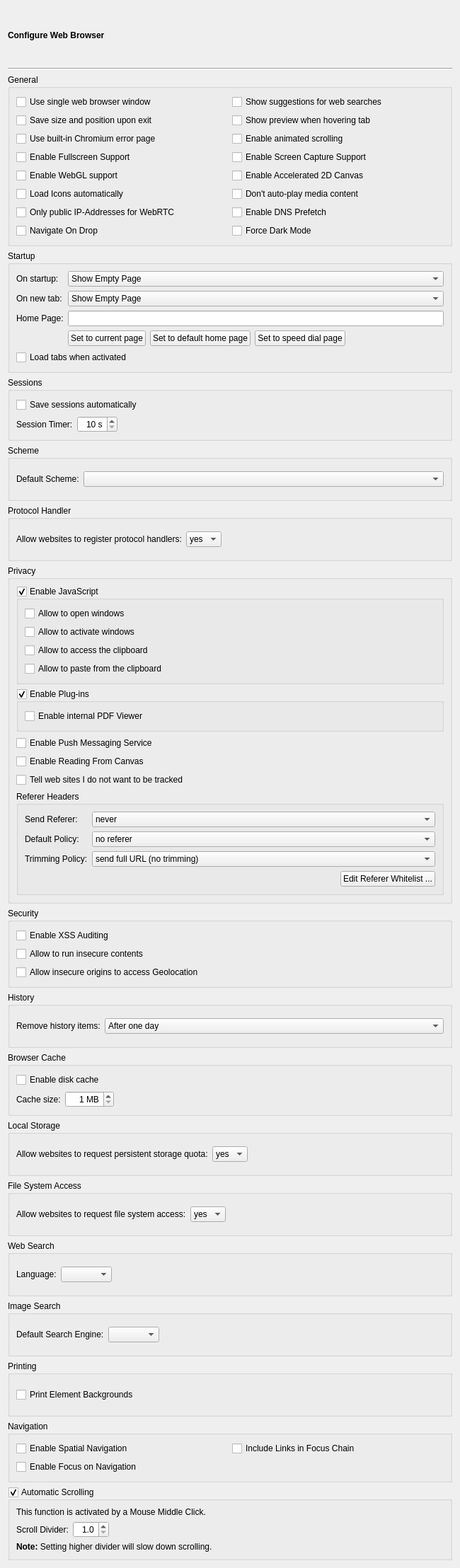
<?xml version="1.0" encoding="UTF-8"?>
<ui version="4.0">
 <class>WebBrowserPage</class>
 <widget class="QWidget" name="WebBrowserPage">
  <property name="geometry">
   <rect>
    <x>0</x>
    <y>0</y>
    <width>650</width>
    <height>2216</height>
   </rect>
  </property>
  <layout class="QVBoxLayout" name="verticalLayout_6">
   <item>
    <widget class="QLabel" name="headerLabel">
     <property name="text">
      <string>&lt;b&gt;Configure Web Browser&lt;/b&gt;</string>
     </property>
    </widget>
   </item>
   <item>
    <widget class="Line" name="line17">
     <property name="frameShape">
      <enum>QFrame::HLine</enum>
     </property>
     <property name="frameShadow">
      <enum>QFrame::Sunken</enum>
     </property>
     <property name="orientation">
      <enum>Qt::Horizontal</enum>
     </property>
    </widget>
   </item>
   <item>
    <widget class="QGroupBox" name="groupBox_4">
     <property name="title">
      <string>General</string>
     </property>
     <layout class="QGridLayout" name="gridLayout_5">
      <item row="1" column="0">
       <widget class="QCheckBox" name="saveGeometryCheckBox">
        <property name="toolTip">
         <string>Select to save the window size and position</string>
        </property>
        <property name="text">
         <string>Save size and position upon exit</string>
        </property>
       </widget>
      </item>
      <item row="3" column="1">
       <widget class="QCheckBox" name="screenCaptureCheckBox">
        <property name="toolTip">
         <string>Select to enable screen capture support</string>
        </property>
        <property name="text">
         <string>Enable Screen Capture Support</string>
        </property>
       </widget>
      </item>
      <item row="0" column="0">
       <widget class="QCheckBox" name="singleHelpWindowCheckBox">
        <property name="toolTip">
         <string>Select to use a single web browser window only</string>
        </property>
        <property name="text">
         <string>Use single web browser window</string>
        </property>
       </widget>
      </item>
      <item row="6" column="1">
       <widget class="QCheckBox" name="dnsPrefetchCheckBox">
        <property name="toolTip">
         <string>Select to try to pre-fetch DNS entries to speed up browsing</string>
        </property>
        <property name="text">
         <string>Enable DNS Prefetch</string>
        </property>
       </widget>
      </item>
      <item row="3" column="0">
       <widget class="QCheckBox" name="fullscreenCheckBox">
        <property name="toolTip">
         <string>Select to enable fullscreen support</string>
        </property>
        <property name="text">
         <string>Enable Fullscreen Support</string>
        </property>
       </widget>
      </item>
      <item row="6" column="0">
       <widget class="QCheckBox" name="webRtcPublicOnlyCheckBox">
        <property name="toolTip">
         <string>Select to limit WebRTC to public IP addresses only</string>
        </property>
        <property name="text">
         <string>Only public IP-Addresses for WebRTC</string>
        </property>
       </widget>
      </item>
      <item row="4" column="0">
       <widget class="QCheckBox" name="webGLCheckBox">
        <property name="toolTip">
         <string>Select to enable support for WebGL</string>
        </property>
        <property name="text">
         <string>Enable WebGL support</string>
        </property>
       </widget>
      </item>
      <item row="4" column="1">
       <widget class="QCheckBox" name="accelerated2dCanvasCheckBox">
        <property name="toolTip">
         <string>Select to enable support for accelerated 2D canvas using OpenGL</string>
        </property>
        <property name="text">
         <string>Enable Accelerated 2D Canvas</string>
        </property>
       </widget>
      </item>
      <item row="0" column="1">
       <widget class="QCheckBox" name="webSuggestionsCheckBox">
        <property name="toolTip">
         <string>Select to enable suggestions for web searches</string>
        </property>
        <property name="text">
         <string>Show suggestions for web searches</string>
        </property>
       </widget>
      </item>
      <item row="5" column="1">
       <widget class="QCheckBox" name="autoplayMediaCheckBox">
        <property name="toolTip">
         <string>Select, to inhibit playback of media content until the user interacts with the page</string>
        </property>
        <property name="text">
         <string>Don't auto-play media content</string>
        </property>
       </widget>
      </item>
      <item row="5" column="0">
       <widget class="QCheckBox" name="autoloadIconsCheckBox">
        <property name="toolTip">
         <string>Select to load web site icons automatically</string>
        </property>
        <property name="text">
         <string>Load Icons automatically</string>
        </property>
       </widget>
      </item>
      <item row="2" column="0">
       <widget class="QCheckBox" name="errorPageCheckBox">
        <property name="toolTip">
         <string>Select to enable displaying the built-in Chromium error pages.</string>
        </property>
        <property name="text">
         <string>Use built-in Chromium error page</string>
        </property>
       </widget>
      </item>
      <item row="1" column="1">
       <widget class="QCheckBox" name="showTabPreviews">
        <property name="toolTip">
         <string>Select to show a page preview when the mouse hovers over the tab</string>
        </property>
        <property name="text">
         <string>Show preview when hovering tab</string>
        </property>
       </widget>
      </item>
      <item row="2" column="1">
       <widget class="QCheckBox" name="scrollingCheckBox">
        <property name="toolTip">
         <string>Select to activate animated scrolling</string>
        </property>
        <property name="text">
         <string>Enable animated scrolling</string>
        </property>
       </widget>
      </item>
      <item row="7" column="0">
       <widget class="QCheckBox" name="navigateOnDropCheckBox">
        <property name="toolTip">
         <string>Select to enable navigation by dropping URLs on a view.</string>
        </property>
        <property name="text">
         <string>Navigate On Drop</string>
        </property>
       </widget>
      </item>
      <item row="7" column="1">
       <widget class="QCheckBox" name="forceDarkModeCheckBox">
        <property name="toolTip">
         <string>Select to render all web contents using a dark theme.</string>
        </property>
        <property name="text">
         <string>Force Dark Mode</string>
        </property>
       </widget>
      </item>
     </layout>
    </widget>
   </item>
   <item>
    <widget class="QGroupBox" name="startupGroupBox">
     <property name="title">
      <string>Startup</string>
     </property>
     <layout class="QGridLayout" name="gridLayout_3">
      <item row="0" column="0">
       <widget class="QLabel" name="label">
        <property name="text">
         <string>On startup:</string>
        </property>
       </widget>
      </item>
      <item row="0" column="1" colspan="4">
       <widget class="QComboBox" name="startupCombo">
        <property name="toolTip">
         <string>Select the startup behavior</string>
        </property>
        <item>
         <property name="text">
          <string>Show Empty Page</string>
         </property>
        </item>
        <item>
         <property name="text">
          <string>Show Home Page</string>
         </property>
        </item>
        <item>
         <property name="text">
          <string>Show Speed Dial</string>
         </property>
        </item>
        <item>
         <property name="text">
          <string>Restore Session</string>
         </property>
        </item>
        <item>
         <property name="text">
          <string>Select Session</string>
         </property>
        </item>
       </widget>
      </item>
      <item row="1" column="0">
       <widget class="QLabel" name="label_12">
        <property name="text">
         <string>On new tab:</string>
        </property>
       </widget>
      </item>
      <item row="1" column="1" colspan="4">
       <widget class="QComboBox" name="newTabCombo">
        <property name="toolTip">
         <string>Select the behavior of new tabs</string>
        </property>
        <item>
         <property name="text">
          <string>Show Empty Page</string>
         </property>
        </item>
        <item>
         <property name="text">
          <string>Show Home Page</string>
         </property>
        </item>
        <item>
         <property name="text">
          <string>Show Speed Dial</string>
         </property>
        </item>
       </widget>
      </item>
      <item row="2" column="0">
       <widget class="QLabel" name="homePageLabel">
        <property name="text">
         <string>Home Page:</string>
        </property>
       </widget>
      </item>
      <item row="2" column="1" colspan="4">
       <widget class="QLineEdit" name="homePageEdit">
        <property name="toolTip">
         <string>Enter the desired home page</string>
        </property>
       </widget>
      </item>
      <item row="3" column="1">
       <widget class="QPushButton" name="setCurrentPageButton">
        <property name="toolTip">
         <string>Press to set the current page as the home page</string>
        </property>
        <property name="text">
         <string>Set to current page</string>
        </property>
       </widget>
      </item>
      <item row="3" column="2">
       <widget class="QPushButton" name="defaultHomeButton">
        <property name="toolTip">
         <string>Press to set the default home page</string>
        </property>
        <property name="text">
         <string>Set to default home page</string>
        </property>
       </widget>
      </item>
      <item row="3" column="3">
       <widget class="QPushButton" name="setSpeedDialPageButton">
        <property name="toolTip">
         <string>Press to set the speed dial as the home page</string>
        </property>
        <property name="text">
         <string>Set to speed dial page</string>
        </property>
       </widget>
      </item>
      <item row="3" column="4">
       <spacer name="horizontalSpacer_2">
        <property name="orientation">
         <enum>Qt::Horizontal</enum>
        </property>
        <property name="sizeHint" stdset="0">
         <size>
          <width>160</width>
          <height>20</height>
         </size>
        </property>
       </spacer>
      </item>
      <item row="4" column="0" colspan="5">
       <widget class="QCheckBox" name="loadTabOnActivationCheckBox">
        <property name="toolTip">
         <string>Select to load restored tabs when they are activated</string>
        </property>
        <property name="text">
         <string>Load tabs when activated</string>
        </property>
       </widget>
      </item>
     </layout>
     <zorder>label</zorder>
     <zorder>startupCombo</zorder>
     <zorder>homePageLabel</zorder>
     <zorder>homePageEdit</zorder>
     <zorder>setCurrentPageButton</zorder>
     <zorder>defaultHomeButton</zorder>
     <zorder>label_12</zorder>
     <zorder>newTabCombo</zorder>
     <zorder>loadTabOnActivationCheckBox</zorder>
     <zorder>setSpeedDialPageButton</zorder>
    </widget>
   </item>
   <item>
    <widget class="QGroupBox" name="groupBox_8">
     <property name="title">
      <string>Sessions</string>
     </property>
     <layout class="QGridLayout" name="gridLayout_6">
      <item row="0" column="0" colspan="3">
       <widget class="QCheckBox" name="saveSessionCheckBox">
        <property name="toolTip">
         <string>Select to save sessions automatically</string>
        </property>
        <property name="text">
         <string>Save sessions automatically</string>
        </property>
       </widget>
      </item>
      <item row="1" column="0">
       <widget class="QLabel" name="label_13">
        <property name="text">
         <string>Session Timer:</string>
        </property>
       </widget>
      </item>
      <item row="1" column="1">
       <widget class="QSpinBox" name="sessionTimerSpinBox">
        <property name="toolTip">
         <string>Enter the time to save sessions</string>
        </property>
        <property name="alignment">
         <set>Qt::AlignRight|Qt::AlignTrailing|Qt::AlignVCenter</set>
        </property>
        <property name="suffix">
         <string> s</string>
        </property>
        <property name="minimum">
         <number>10</number>
        </property>
        <property name="maximum">
         <number>180</number>
        </property>
        <property name="singleStep">
         <number>1</number>
        </property>
       </widget>
      </item>
      <item row="1" column="2">
       <spacer name="horizontalSpacer_8">
        <property name="orientation">
         <enum>Qt::Horizontal</enum>
        </property>
        <property name="sizeHint" stdset="0">
         <size>
          <width>443</width>
          <height>20</height>
         </size>
        </property>
       </spacer>
      </item>
     </layout>
    </widget>
   </item>
   <item>
    <widget class="QGroupBox" name="groupBox_2">
     <property name="title">
      <string>Scheme</string>
     </property>
     <layout class="QGridLayout" name="gridLayout_4">
      <item row="0" column="0">
       <widget class="QLabel" name="label_3">
        <property name="text">
         <string>Default Scheme:</string>
        </property>
       </widget>
      </item>
      <item row="0" column="1">
       <widget class="QComboBox" name="defaultSchemeCombo">
        <property name="sizePolicy">
         <sizepolicy hsizetype="Expanding" vsizetype="Fixed">
          <horstretch>0</horstretch>
          <verstretch>0</verstretch>
         </sizepolicy>
        </property>
        <property name="toolTip">
         <string>Select the default scheme</string>
        </property>
        <property name="whatsThis">
         <string>&lt;b&gt;Default Scheme&lt;/b&gt;&lt;p&gt;Select the default scheme. This scheme is prepended to URLs, that don't contain one.&lt;/p&gt;</string>
        </property>
        <property name="editable">
         <bool>false</bool>
        </property>
       </widget>
      </item>
     </layout>
    </widget>
   </item>
   <item>
    <widget class="QGroupBox" name="groupBox_11">
     <property name="title">
      <string>Protocol Handler</string>
     </property>
     <layout class="QHBoxLayout" name="horizontalLayout_8">
      <item>
       <widget class="QLabel" name="label_18">
        <property name="text">
         <string>Allow websites to register protocol handlers:</string>
        </property>
       </widget>
      </item>
      <item>
       <widget class="QComboBox" name="protocolHandlerComboBox">
        <property name="toolTip">
         <string>Select how to allow websites to register protocol handlers via &quot;navigator.registerProtocolHandler&quot;</string>
        </property>
        <item>
         <property name="text">
          <string>yes</string>
         </property>
        </item>
        <item>
         <property name="text">
          <string>no</string>
         </property>
        </item>
        <item>
         <property name="text">
          <string>ask</string>
         </property>
        </item>
       </widget>
      </item>
      <item>
       <spacer name="horizontalSpacer_9">
        <property name="orientation">
         <enum>Qt::Horizontal</enum>
        </property>
        <property name="sizeHint" stdset="0">
         <size>
          <width>272</width>
          <height>20</height>
         </size>
        </property>
       </spacer>
      </item>
     </layout>
    </widget>
   </item>
   <item>
    <widget class="QGroupBox" name="privacyGroup">
     <property name="title">
      <string>Privacy</string>
     </property>
     <layout class="QVBoxLayout" name="verticalLayout_5">
      <item>
       <widget class="QGroupBox" name="javaScriptGroup">
        <property name="toolTip">
         <string>Select to enable JavaScript support</string>
        </property>
        <property name="title">
         <string>Enable JavaScript</string>
        </property>
        <property name="checkable">
         <bool>true</bool>
        </property>
        <layout class="QVBoxLayout" name="verticalLayout_2">
         <item>
          <widget class="QCheckBox" name="jsOpenWindowsCheckBox">
           <property name="toolTip">
            <string>Select to allow JavaScript to open windows</string>
           </property>
           <property name="text">
            <string>Allow to open windows</string>
           </property>
          </widget>
         </item>
         <item>
          <widget class="QCheckBox" name="jsActivateWindowsCheckBox">
           <property name="toolTip">
            <string>Select to allow JavaScript to activate windows</string>
           </property>
           <property name="text">
            <string>Allow to activate windows</string>
           </property>
          </widget>
         </item>
         <item>
          <widget class="QCheckBox" name="jsClipboardCheckBox">
           <property name="toolTip">
            <string>Select to allow JavaScript to access the clipboard</string>
           </property>
           <property name="text">
            <string>Allow to access the clipboard</string>
           </property>
          </widget>
         </item>
         <item>
          <widget class="QCheckBox" name="jsPasteCheckBox">
           <property name="toolTip">
            <string>Select to allow JavaScript to paste from the clipboard (this needs access to the clipboard)</string>
           </property>
           <property name="text">
            <string>Allow to paste from the clipboard</string>
           </property>
          </widget>
         </item>
        </layout>
       </widget>
      </item>
      <item>
       <widget class="QGroupBox" name="pluginsGroup">
        <property name="toolTip">
         <string>Select to enable plugins in web pages</string>
        </property>
        <property name="title">
         <string>Enable Plug-ins</string>
        </property>
        <property name="checkable">
         <bool>true</bool>
        </property>
        <layout class="QVBoxLayout" name="verticalLayout_3">
         <item>
          <widget class="QCheckBox" name="pdfViewerCheckBox">
           <property name="toolTip">
            <string>Select to enable the built-in PDF Viewer</string>
           </property>
           <property name="text">
            <string>Enable internal PDF Viewer</string>
           </property>
          </widget>
         </item>
        </layout>
       </widget>
      </item>
      <item>
       <widget class="QCheckBox" name="pushServiceCheckBox">
        <property name="toolTip">
         <string>&lt;p&gt;Select to enable the push messaging service.&lt;/p&gt;
&lt;p&gt;&lt;b&gt;Note:&lt;/b&gt; All push messages will go through the Google push service and its respective servers.&lt;/p&gt;</string>
        </property>
        <property name="text">
         <string>Enable Push Messaging Service</string>
        </property>
       </widget>
      </item>
      <item>
       <widget class="QCheckBox" name="readingFromCanvasCheckBox">
        <property name="toolTip">
         <string>&lt;p&gt;Select to allow reading from all canvas elements.&lt;/p&gt;
&lt;p&gt;&lt;b&gt;Note:&lt;/b&gt; Disable this option to prevent canvas fingerprinting.&lt;/p&gt;</string>
        </property>
        <property name="text">
         <string>Enable Reading From Canvas</string>
        </property>
       </widget>
      </item>
      <item>
       <widget class="QCheckBox" name="doNotTrackCheckBox">
        <property name="toolTip">
         <string>Select to enabled the &quot;Do Not Track&quot; feature</string>
        </property>
        <property name="text">
         <string>Tell web sites I do not want to be tracked</string>
        </property>
       </widget>
      </item>
      <item>
       <widget class="QGroupBox" name="groupBox_9">
        <property name="title">
         <string>Referer Headers</string>
        </property>
        <layout class="QGridLayout" name="gridLayout_7">
         <item row="0" column="0">
          <widget class="QLabel" name="label_14">
           <property name="text">
            <string>Send Referer:</string>
           </property>
          </widget>
         </item>
         <item row="0" column="1">
          <widget class="QComboBox" name="refererSendComboBox">
           <property name="sizePolicy">
            <sizepolicy hsizetype="Expanding" vsizetype="Fixed">
             <horstretch>0</horstretch>
             <verstretch>0</verstretch>
            </sizepolicy>
           </property>
           <property name="toolTip">
            <string>Select when to send a referer header (independent of origin)</string>
           </property>
           <property name="whatsThis">
            <string>&lt;b&gt;Send Referer&lt;/b&gt;
&lt;p&gt;Select, when to send a referer header. This is independent of the requested URL. If a referer header is to be sent, further rules will be applied.&lt;/p&gt;</string>
           </property>
           <item>
            <property name="text">
             <string>never</string>
            </property>
           </item>
           <item>
            <property name="text">
             <string>on click only</string>
            </property>
           </item>
           <item>
            <property name="text">
             <string>always</string>
            </property>
           </item>
          </widget>
         </item>
         <item row="1" column="0">
          <widget class="QLabel" name="label_16">
           <property name="text">
            <string>Default Policy:</string>
           </property>
          </widget>
         </item>
         <item row="1" column="1">
          <widget class="QComboBox" name="refererDefaultPolicyCcomboBox">
           <property name="sizePolicy">
            <sizepolicy hsizetype="Expanding" vsizetype="Fixed">
             <horstretch>0</horstretch>
             <verstretch>0</verstretch>
            </sizepolicy>
           </property>
           <property name="toolTip">
            <string>Select when to send a referer header depending on origin</string>
           </property>
           <property name="whatsThis">
            <string>&lt;b&gt;Default Policy&lt;/b&gt;
&lt;p&gt;Select when to send a referer header depending on origin.&lt;/p&gt;
&lt;ul&gt;
&lt;li&gt;no referer - don't send a referer header&lt;/li&gt;
&lt;li&gt;only when same origin - don't send a referer header if the origin of the target is different&lt;/li&gt;
&lt;li&gt;only origin when cross origin - send trimmed referer header only when same origin, the referer origin when the target is potentially trustworthy and no header otherwise&lt;/li&gt;
&lt;li&gt;no referer when downgrading - don't send a referer header when the target is not potentially trustworthy&lt;/li&gt;
&lt;/ul&gt;</string>
           </property>
           <item>
            <property name="text">
             <string>no referer</string>
            </property>
           </item>
           <item>
            <property name="text">
             <string>only when same origin</string>
            </property>
           </item>
           <item>
            <property name="text">
             <string>only origin when cross origin</string>
            </property>
           </item>
           <item>
            <property name="text">
             <string>no referer when downgrading</string>
            </property>
           </item>
          </widget>
         </item>
         <item row="2" column="0">
          <widget class="QLabel" name="label_15">
           <property name="text">
            <string>Trimming Policy:</string>
           </property>
          </widget>
         </item>
         <item row="2" column="1">
          <widget class="QComboBox" name="refererTrimmingPolicyComboBox">
           <property name="sizePolicy">
            <sizepolicy hsizetype="Expanding" vsizetype="Fixed">
             <horstretch>0</horstretch>
             <verstretch>0</verstretch>
            </sizepolicy>
           </property>
           <property name="toolTip">
            <string>Select how the referer URL shall be trimmed</string>
           </property>
           <property name="whatsThis">
            <string>&lt;b&gt;Trimming Policy&lt;/b&gt;
&lt;p&gt;Select how the referer URL shall be trimmed. The selected rule is applied, when sending a complete referer URL.&lt;/p&gt;
&lt;ul&gt;
&lt;li&gt;send full URL (no trimming) - this does not perform any trimming beyond removing the user information and any fragment&lt;/li&gt;
&lt;li&gt;send the URL without its query string - this removes the user information and the query string&lt;/li&gt;
&lt;li&gt;only send the origin - this shortens the referer URL to the origin, i.e. scheme, host and port only&lt;/li&gt;
&lt;/ul&gt;</string>
           </property>
           <item>
            <property name="text">
             <string>send full URL (no trimming)</string>
            </property>
           </item>
           <item>
            <property name="text">
             <string>send the URL without its query string</string>
            </property>
           </item>
           <item>
            <property name="text">
             <string>only send the origin</string>
            </property>
           </item>
          </widget>
         </item>
         <item row="3" column="0" colspan="2">
          <layout class="QHBoxLayout" name="horizontalLayout_4">
           <item>
            <spacer name="horizontalSpacer_6">
             <property name="orientation">
              <enum>Qt::Horizontal</enum>
             </property>
             <property name="sizeHint" stdset="0">
              <size>
               <width>268</width>
               <height>20</height>
              </size>
             </property>
            </spacer>
           </item>
           <item>
            <widget class="QPushButton" name="refererWhitelistButton">
             <property name="toolTip">
              <string>Press to edit the list of whitelisted hosts</string>
             </property>
             <property name="text">
              <string>Edit Referer Whitelist ...</string>
             </property>
            </widget>
           </item>
          </layout>
         </item>
        </layout>
       </widget>
      </item>
     </layout>
    </widget>
   </item>
   <item>
    <widget class="QGroupBox" name="groupBox_6">
     <property name="title">
      <string>Security</string>
     </property>
     <layout class="QVBoxLayout" name="verticalLayout_4">
      <item>
       <widget class="QCheckBox" name="xssAuditingCheckBox">
        <property name="toolTip">
         <string>Select to enable XSS auditing</string>
        </property>
        <property name="whatsThis">
         <string>&lt;b&gt;Enable XSS Auditing&lt;/b&gt;
&lt;p&gt;This selects whether load requests should be monitored for cross-site scripting attempts. Suspicious scripts will be blocked. These will be reported in the JavaScript console. Enabling this feature might have an impact on performance.&lt;/p&gt;</string>
        </property>
        <property name="text">
         <string>Enable XSS Auditing</string>
        </property>
       </widget>
      </item>
      <item>
       <widget class="QCheckBox" name="insecureContentsCheckBox">
        <property name="toolTip">
         <string>Select to allow HTTPS pages to run JavaScript, CSS, plugins or web-sockets from HTTP URLs</string>
        </property>
        <property name="text">
         <string>Allow to run insecure contents</string>
        </property>
       </widget>
      </item>
      <item>
       <widget class="QCheckBox" name="insecureGeolocationCheckBox">
        <property name="toolTip">
         <string>Select to allow insecure origins (i.e. those not having an https:// URL) to request Geolocation features.</string>
        </property>
        <property name="text">
         <string>Allow insecure origins to access Geolocation</string>
        </property>
       </widget>
      </item>
     </layout>
    </widget>
   </item>
   <item>
    <widget class="QGroupBox" name="groupBox">
     <property name="title">
      <string>History</string>
     </property>
     <layout class="QHBoxLayout" name="horizontalLayout">
      <item>
       <widget class="QLabel" name="label_4">
        <property name="text">
         <string>Remove history items:</string>
        </property>
       </widget>
      </item>
      <item>
       <widget class="QComboBox" name="expireHistory">
        <property name="sizePolicy">
         <sizepolicy hsizetype="Expanding" vsizetype="Fixed">
          <horstretch>0</horstretch>
          <verstretch>0</verstretch>
         </sizepolicy>
        </property>
        <property name="toolTip">
         <string>Select the period for expiration of history entries</string>
        </property>
        <item>
         <property name="text">
          <string>After one day</string>
         </property>
        </item>
        <item>
         <property name="text">
          <string>After one week</string>
         </property>
        </item>
        <item>
         <property name="text">
          <string>After two weeks</string>
         </property>
        </item>
        <item>
         <property name="text">
          <string>After one month</string>
         </property>
        </item>
        <item>
         <property name="text">
          <string>After one year</string>
         </property>
        </item>
        <item>
         <property name="text">
          <string>Manually</string>
         </property>
        </item>
        <item>
         <property name="text">
          <string>On application exit</string>
         </property>
        </item>
       </widget>
      </item>
     </layout>
    </widget>
   </item>
   <item>
    <widget class="QGroupBox" name="cacheGroup">
     <property name="title">
      <string>Browser Cache</string>
     </property>
     <layout class="QGridLayout" name="gridLayout_2">
      <item row="0" column="0" colspan="3">
       <widget class="QCheckBox" name="diskCacheCheckBox">
        <property name="text">
         <string>Enable disk cache</string>
        </property>
       </widget>
      </item>
      <item row="1" column="0">
       <widget class="QLabel" name="label_7">
        <property name="text">
         <string>Cache size:</string>
        </property>
       </widget>
      </item>
      <item row="1" column="1">
       <widget class="QSpinBox" name="cacheSizeSpinBox">
        <property name="toolTip">
         <string>Enter the maximum size of the disk cache</string>
        </property>
        <property name="alignment">
         <set>Qt::AlignRight|Qt::AlignTrailing|Qt::AlignVCenter</set>
        </property>
        <property name="suffix">
         <string> MB</string>
        </property>
        <property name="minimum">
         <number>1</number>
        </property>
        <property name="maximum">
         <number>999</number>
        </property>
       </widget>
      </item>
      <item row="1" column="2">
       <spacer name="horizontalSpacer">
        <property name="orientation">
         <enum>Qt::Horizontal</enum>
        </property>
        <property name="sizeHint" stdset="0">
         <size>
          <width>410</width>
          <height>20</height>
         </size>
        </property>
       </spacer>
      </item>
     </layout>
    </widget>
   </item>
   <item>
    <widget class="QGroupBox" name="groupBox_10">
     <property name="title">
      <string>Local Storage</string>
     </property>
     <layout class="QHBoxLayout" name="horizontalLayout_7">
      <item>
       <widget class="QLabel" name="label_17">
        <property name="text">
         <string>Allow websites to request persistent storage quota:</string>
        </property>
       </widget>
      </item>
      <item>
       <widget class="QComboBox" name="requestQuotaComboBox">
        <property name="toolTip">
         <string>Select how to allow websites to request persistent storage quota via &quot;navigator.webkitPersistentStorage.requestQuota&quot;</string>
        </property>
        <item>
         <property name="text">
          <string>yes</string>
         </property>
        </item>
        <item>
         <property name="text">
          <string>no</string>
         </property>
        </item>
        <item>
         <property name="text">
          <string>ask</string>
         </property>
        </item>
       </widget>
      </item>
      <item>
       <spacer name="horizontalSpacer_10">
        <property name="orientation">
         <enum>Qt::Horizontal</enum>
        </property>
        <property name="sizeHint" stdset="0">
         <size>
          <width>230</width>
          <height>20</height>
         </size>
        </property>
       </spacer>
      </item>
     </layout>
    </widget>
   </item>
   <item>
    <widget class="QGroupBox" name="groupBox_12">
     <property name="title">
      <string>File System Access</string>
     </property>
     <layout class="QHBoxLayout" name="horizontalLayout_9">
      <item>
       <widget class="QLabel" name="label_2">
        <property name="text">
         <string>Allow websites to request file system access:</string>
        </property>
       </widget>
      </item>
      <item>
       <widget class="QComboBox" name="fileSystemAccessComboBox">
        <property name="toolTip">
         <string>Select how to allow websites to request file system access</string>
        </property>
        <item>
         <property name="text">
          <string>yes</string>
         </property>
        </item>
        <item>
         <property name="text">
          <string>no</string>
         </property>
        </item>
        <item>
         <property name="text">
          <string>ask</string>
         </property>
        </item>
       </widget>
      </item>
      <item>
       <spacer name="horizontalSpacer_11">
        <property name="orientation">
         <enum>Qt::Horizontal</enum>
        </property>
        <property name="sizeHint" stdset="0">
         <size>
          <width>271</width>
          <height>20</height>
         </size>
        </property>
       </spacer>
      </item>
     </layout>
    </widget>
   </item>
   <item>
    <widget class="QGroupBox" name="groupBox_5">
     <property name="title">
      <string>Web Search</string>
     </property>
     <layout class="QHBoxLayout" name="horizontalLayout_2">
      <item>
       <widget class="QLabel" name="label_5">
        <property name="text">
         <string>Language:</string>
        </property>
       </widget>
      </item>
      <item>
       <widget class="QComboBox" name="languageCombo">
        <property name="toolTip">
         <string>Select the language to be used for web searches</string>
        </property>
        <property name="sizeAdjustPolicy">
         <enum>QComboBox::AdjustToContents</enum>
        </property>
       </widget>
      </item>
      <item>
       <spacer name="horizontalSpacer_3">
        <property name="orientation">
         <enum>Qt::Horizontal</enum>
        </property>
        <property name="sizeHint" stdset="0">
         <size>
          <width>450</width>
          <height>20</height>
         </size>
        </property>
       </spacer>
      </item>
     </layout>
    </widget>
   </item>
   <item>
    <widget class="QGroupBox" name="imageSearchGroup">
     <property name="title">
      <string>Image Search</string>
     </property>
     <layout class="QHBoxLayout" name="horizontalLayout_3">
      <item>
       <widget class="QLabel" name="label_8">
        <property name="text">
         <string>Default Search Engine:</string>
        </property>
       </widget>
      </item>
      <item>
       <widget class="QComboBox" name="imageSearchComboBox">
        <property name="toolTip">
         <string>Select the default search engine for image searches</string>
        </property>
       </widget>
      </item>
      <item>
       <spacer name="horizontalSpacer_5">
        <property name="orientation">
         <enum>Qt::Horizontal</enum>
        </property>
        <property name="sizeHint" stdset="0">
         <size>
          <width>383</width>
          <height>20</height>
         </size>
        </property>
       </spacer>
      </item>
     </layout>
    </widget>
   </item>
   <item>
    <widget class="QGroupBox" name="groupBox_7">
     <property name="title">
      <string>Printing</string>
     </property>
     <layout class="QHBoxLayout" name="horizontalLayout_6">
      <item>
       <widget class="QCheckBox" name="printBackgroundCheckBox">
        <property name="toolTip">
         <string>Select to print the background of page elements as well</string>
        </property>
        <property name="text">
         <string>Print Element Backgrounds</string>
        </property>
       </widget>
      </item>
     </layout>
    </widget>
   </item>
   <item>
    <widget class="QGroupBox" name="groupBox_3">
     <property name="title">
      <string>Navigation</string>
     </property>
     <layout class="QGridLayout" name="gridLayout">
      <item row="0" column="0">
       <widget class="QCheckBox" name="spatialCheckBox">
        <property name="toolTip">
         <string>Select to enable the spatial navigation feature</string>
        </property>
        <property name="whatsThis">
         <string>&lt;b&gt;Enable Spatial Navigation&lt;/b&gt;
&lt;p&gt;This enables or disables the Spatial Navigation feature, which consists in the ability to navigate between focusable elements in a Web page, such as hyperlinks and form controls, by using Left, Right, Up and Down arrow keys. For example, if a user presses the Right key, heuristics determine whether there is an element he might be trying to reach towards the right and which element he probably wants.&lt;/p&gt;</string>
        </property>
        <property name="text">
         <string>Enable Spatial Navigation</string>
        </property>
       </widget>
      </item>
      <item row="0" column="1">
       <widget class="QCheckBox" name="linksInFocusChainCheckBox">
        <property name="toolTip">
         <string>Select to include links in focus chain</string>
        </property>
        <property name="whatsThis">
         <string>&lt;b&gt;Include Links in Focus Chain&lt;/b&gt;
&lt;p&gt;This selects whether hyperlinks should be included in the keyboard focus chain.&lt;/p&gt;</string>
        </property>
        <property name="text">
         <string>Include Links in Focus Chain</string>
        </property>
       </widget>
      </item>
      <item row="1" column="0">
       <widget class="QCheckBox" name="focusOnNavigationCheckBox">
        <property name="toolTip">
         <string>Select to give the focus to the view whenever a navigation event occurs</string>
        </property>
        <property name="text">
         <string>Enable Focus on Navigation</string>
        </property>
       </widget>
      </item>
     </layout>
    </widget>
   </item>
   <item>
    <widget class="QGroupBox" name="autoScrollGroupBox">
     <property name="toolTip">
      <string>Select to enable the auto-scroller</string>
     </property>
     <property name="title">
      <string>Automatic Scrolling</string>
     </property>
     <property name="checkable">
      <bool>true</bool>
     </property>
     <layout class="QVBoxLayout" name="verticalLayout">
      <item>
       <widget class="QLabel" name="label_11">
        <property name="text">
         <string>This function is activated by a Mouse Middle Click.</string>
        </property>
        <property name="wordWrap">
         <bool>true</bool>
        </property>
       </widget>
      </item>
      <item>
       <layout class="QHBoxLayout" name="horizontalLayout_5">
        <item>
         <widget class="QLabel" name="label_9">
          <property name="text">
           <string>Scroll Divider:</string>
          </property>
         </widget>
        </item>
        <item>
         <widget class="QDoubleSpinBox" name="autoScrollDividerSpinBox">
          <property name="toolTip">
           <string>Enter the auto-scroll divider value</string>
          </property>
          <property name="alignment">
           <set>Qt::AlignRight|Qt::AlignTrailing|Qt::AlignVCenter</set>
          </property>
          <property name="decimals">
           <number>1</number>
          </property>
          <property name="minimum">
           <double>1.000000000000000</double>
          </property>
          <property name="maximum">
           <double>99.900000000000006</double>
          </property>
         </widget>
        </item>
        <item>
         <spacer name="horizontalSpacer_7">
          <property name="orientation">
           <enum>Qt::Horizontal</enum>
          </property>
          <property name="sizeHint" stdset="0">
           <size>
            <width>40</width>
            <height>20</height>
           </size>
          </property>
         </spacer>
        </item>
       </layout>
      </item>
      <item>
       <widget class="QLabel" name="label_10">
        <property name="text">
         <string>&lt;b&gt;Note:&lt;/b&gt; Setting higher divider will slow down scrolling.</string>
        </property>
        <property name="wordWrap">
         <bool>true</bool>
        </property>
       </widget>
      </item>
     </layout>
    </widget>
   </item>
  </layout>
 </widget>
 <tabstops>
  <tabstop>singleHelpWindowCheckBox</tabstop>
  <tabstop>webSuggestionsCheckBox</tabstop>
  <tabstop>saveGeometryCheckBox</tabstop>
  <tabstop>showTabPreviews</tabstop>
  <tabstop>errorPageCheckBox</tabstop>
  <tabstop>scrollingCheckBox</tabstop>
  <tabstop>fullscreenCheckBox</tabstop>
  <tabstop>screenCaptureCheckBox</tabstop>
  <tabstop>webGLCheckBox</tabstop>
  <tabstop>accelerated2dCanvasCheckBox</tabstop>
  <tabstop>autoloadIconsCheckBox</tabstop>
  <tabstop>autoplayMediaCheckBox</tabstop>
  <tabstop>webRtcPublicOnlyCheckBox</tabstop>
  <tabstop>dnsPrefetchCheckBox</tabstop>
  <tabstop>navigateOnDropCheckBox</tabstop>
  <tabstop>forceDarkModeCheckBox</tabstop>
  <tabstop>startupCombo</tabstop>
  <tabstop>newTabCombo</tabstop>
  <tabstop>homePageEdit</tabstop>
  <tabstop>setCurrentPageButton</tabstop>
  <tabstop>defaultHomeButton</tabstop>
  <tabstop>setSpeedDialPageButton</tabstop>
  <tabstop>loadTabOnActivationCheckBox</tabstop>
  <tabstop>saveSessionCheckBox</tabstop>
  <tabstop>sessionTimerSpinBox</tabstop>
  <tabstop>defaultSchemeCombo</tabstop>
  <tabstop>protocolHandlerComboBox</tabstop>
  <tabstop>javaScriptGroup</tabstop>
  <tabstop>jsOpenWindowsCheckBox</tabstop>
  <tabstop>jsActivateWindowsCheckBox</tabstop>
  <tabstop>jsClipboardCheckBox</tabstop>
  <tabstop>jsPasteCheckBox</tabstop>
  <tabstop>pluginsGroup</tabstop>
  <tabstop>pdfViewerCheckBox</tabstop>
  <tabstop>pushServiceCheckBox</tabstop>
  <tabstop>readingFromCanvasCheckBox</tabstop>
  <tabstop>doNotTrackCheckBox</tabstop>
  <tabstop>refererSendComboBox</tabstop>
  <tabstop>refererDefaultPolicyCcomboBox</tabstop>
  <tabstop>refererTrimmingPolicyComboBox</tabstop>
  <tabstop>refererWhitelistButton</tabstop>
  <tabstop>xssAuditingCheckBox</tabstop>
  <tabstop>insecureContentsCheckBox</tabstop>
  <tabstop>insecureGeolocationCheckBox</tabstop>
  <tabstop>expireHistory</tabstop>
  <tabstop>diskCacheCheckBox</tabstop>
  <tabstop>cacheSizeSpinBox</tabstop>
  <tabstop>requestQuotaComboBox</tabstop>
  <tabstop>fileSystemAccessComboBox</tabstop>
  <tabstop>languageCombo</tabstop>
  <tabstop>imageSearchComboBox</tabstop>
  <tabstop>printBackgroundCheckBox</tabstop>
  <tabstop>spatialCheckBox</tabstop>
  <tabstop>linksInFocusChainCheckBox</tabstop>
  <tabstop>focusOnNavigationCheckBox</tabstop>
  <tabstop>autoScrollGroupBox</tabstop>
  <tabstop>autoScrollDividerSpinBox</tabstop>
 </tabstops>
 <resources/>
 <connections/>
</ui>
